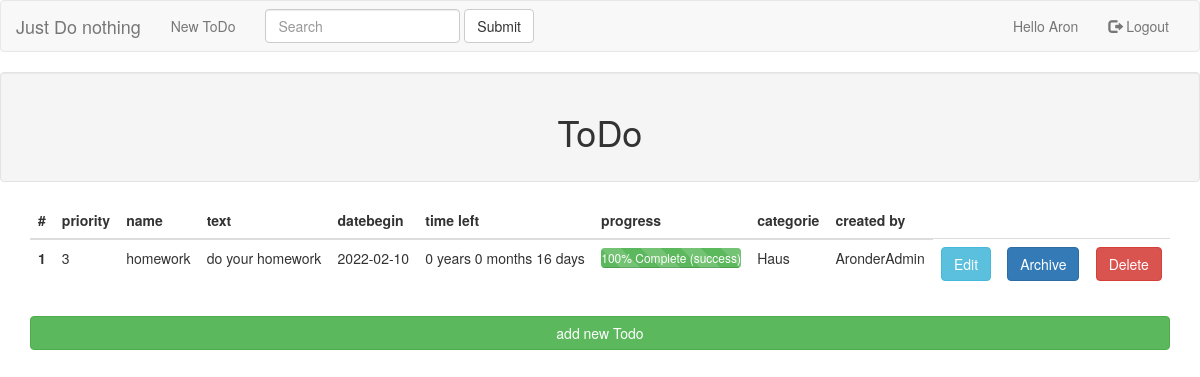
Page /common/User/U_home.php (signed in) on the committed database.
### tables this page shows
CREATE TABLE `todo` (
  `id` int(11) NOT NULL AUTO_INCREMENT,
  `name` varchar(32) NOT NULL,
  `text` text NOT NULL,
  `datebegin` date NOT NULL,
  `datefinish` date NOT NULL,
  `progress` tinyint(4) NOT NULL,
  `priorety` tinyint(4) NOT NULL,
  `archive` bit(1) NOT NULL DEFAULT b'0',
  `user_id` int(11) NOT NULL,
  `categories_id` int(11) NOT NULL,
  PRIMARY KEY (`id`),
  KEY `fk_todo_categories1` (`categories_id`),
  KEY `fk_todo_user1` (`user_id`),
  CONSTRAINT `fk_todo_categories1` FOREIGN KEY (`categories_id`) REFERENCES `categories` (`id`) ON DELETE NO ACTION ON UPDATE NO ACTION,
  CONSTRAINT `fk_todo_user1` FOREIGN KEY (`user_id`) REFERENCES `user` (`id`) ON DELETE NO ACTION ON UPDATE NO ACTION
);

CREATE TABLE `categories` (
  `id` int(11) NOT NULL AUTO_INCREMENT,
  `name` varchar(32) NOT NULL,
  PRIMARY KEY (`id`)
);

CREATE TABLE `user` (
  `id` int(11) NOT NULL AUTO_INCREMENT,
  `firstname` varchar(30) NOT NULL,
  `lastname` varchar(30) NOT NULL,
  `password` varchar(100) NOT NULL,
  `admin` bit(1) NOT NULL DEFAULT b'0',
  `username` varchar(30) NOT NULL,
  PRIMARY KEY (`id`)
);

### common/Backend/DB/DB_functions.php (the view, shortened to what this page needs)
<?php
function getuserid($uname){
    $mysqli = connection();
    $query = 'SELECT id from user  where username = ?';
    $stmt = $mysqli->prepare($query);
    $stmt->bind_param("s", $uname );
    $stmt->execute();
    $result = $stmt->get_result();
    if ($result->num_rows > 0) {
        $row = $result->fetch_all();
        return $row[0][0];
    }
    return null;
}
function displaytodo($user){
    $uid = getuserid($user);
    $query = 'SELECT t.id, t.name as todoname, t.text, t.datebegin, t.datefinish, t.progress, t.priorety, u.username, t.user_id, c.name as categorie, t.archive from todo as t join user as u on u.ID = t.user_id join categories as c on categories_id = t.categories_id join user_has_categories uhc on c.id = uhc.categories_id where uhc.user_id = ? and archive = 0 order by t.priorety desc';
    $mysqli = connection();
    $stmt = $mysqli->prepare($query);
    $stmt->bind_param("s",$uid);
    $stmt->execute();
    $result = $stmt->get_result();
    if ($result->num_rows > 0) {
        while($row = $result->fetch_assoc()) {
            $id = $row["id"];
            $priorety = $row["priorety"];
            $name = $row["todoname"];
            $text = $row["text"];
            $datebegin = $row["datebegin"];
            $datefinish = $row["datefinish"];
            $progress = $row["progress"];
            $username = $row["username"];
            $categorie = $row["categorie"];
            $timeleft = calculateTime($datefinish,$datebegin);
            if ($username == $_SESSION["username"]){
                echo "
        <tr>
        <th scope='row'>$id</th>
        <td>$priorety</td>
        <td>$name</td>
        <td>$text</td>
        <td>$datebegin</td>
        <td id='date'>$timeleft</td>
        <td><div class='progress'>
  <div class='progress-bar progress-bar-success progress-bar-striped' role='progressbar'
  aria-valuenow='$progress' aria-valuemin='0' aria-valuemax='100' style='width:$progress%'>
    $progress% Complete (success)
  </div>
</div></td>
        <td>$categorie</td>
        <td>$username</td>
        <form action='' method='post'>
        <td><a class='btn btn-info'role='button' href='U_edittodo.php?edittodo=$id'> <div>Edit</div></a></td>
        <td><a class='btn btn-primary 'role='button' href='../Backend/DB/GET_delete.php?archivetodo=$id'> <div>Archive</div></a></td>
        <td><a class='btn btn-danger 'role='button' href='../Backend/DB/GET_delete.php?deletetodo=$id'> <div>Delete</div></a></td>
        </form>
        </tr>
     ";
            }
            }
    } else {
        echo "0 results";
    }
}
function calculateTime($date1, $date2){
    $datetime1 = date_create($date1);
    $datetime2 = date_create($date2);
    $interval = date_diff($datetime1, $datetime2);
    return $interval->format('%y years %m months %d days');
}

### rows in the picture
todo: id "1", priorety "3", name "homework", text "do your homework", datebegin "2022-02-10", timeleft "0 years 0 months 16 days", progress "100", categories.name "Haus", user.username "AronderAdmin"

### other values in the picture
$_SESSION["firstname"] "Aron"
